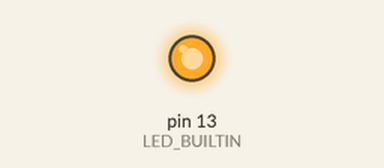
A sketch run on a simulated Arduino Uno, built with avr-gcc and run on an emulated ATmega328P. On the bench: output pins drawn as LEDs (lit = HIGH).

Above: at 0.1 s.
At 32.1 s:
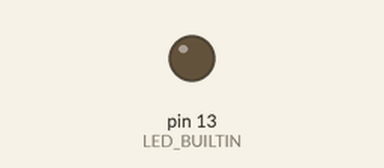
Timing chart, 0 to 37.5 s (numbered marks = the images above):
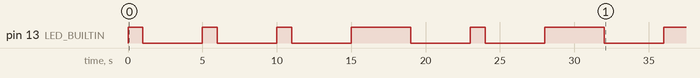

Measured:
- by itself, pin 13 (LED_BUILTIN): LOW → HIGH at 0.00 s, → LOW 1.0 s later, → HIGH 4.0 s later, → LOW 1.0 s later, … (13 changes in this stretch)

The sketch:

sketch.ino
```cpp
void setup()
{
  pinMode(LED_BUILTIN, OUTPUT);
}

void loop()
{
  //V
  dot();
  dot();
  dot();
  dash();

  //A
  dot();
  dash();

  //N
  dash();
  dot();

  //S
  dot();
  dot();
  dot();

  //H
  dot();
  dot();
  dot();
  dot();
}

void dot()
{
  digitalWrite(LED_BUILTIN, HIGH);
  delay(1000);
  digitalWrite(LED_BUILTIN, LOW);
  delay(4000);
}

void dash()
{
  digitalWrite(LED_BUILTIN, HIGH);
  delay(4000);
  digitalWrite(LED_BUILTIN, LOW);
  delay(4000);
}
```
